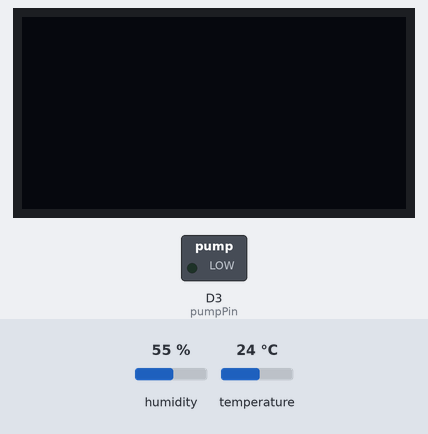
Recording of a sketch running on a simulated ESP8266 (NodeMCU). Shown: 128×64 one-colour display, switched loads named in the sketch (green lamp = pin HIGH). Inputs (shaded band) come from the test bench; at power-on: humidity 55 %, temperature 24 °C. WiFi joins after 1.5 s; servers stay silent unless stated; what the sketch prints to the serial monitor is not drawn.

Above: at 3.0 s.
3.1 s: humidity set to 22 %
At 13.0 s:
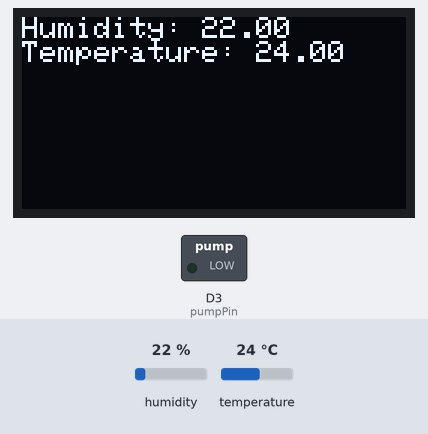
13.3 s: temperature set to 12 °C
At 23.0 s:
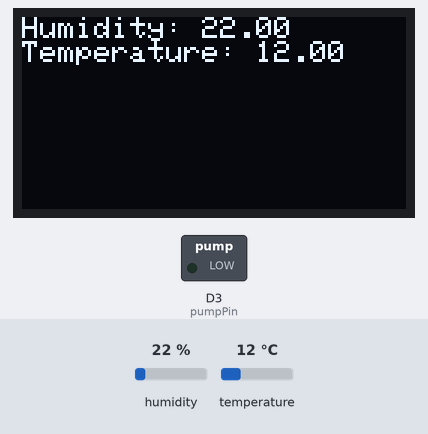
23.3 s: humidity set to 40 %
At 33.0 s:
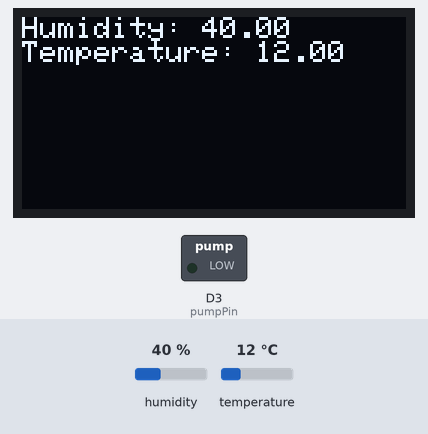
33.3 s: temperature set to 19 °C
Timing chart, 0 to 36.3 s (numbered marks = the images above; inputs shaded):
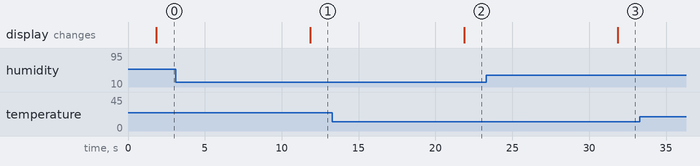

The sketch:

Final.ino
```cpp
#include <ESP8266WiFi.h>
#include <BlynkSimpleEsp8266.h>
#include <Adafruit_SSD1306.h>
#include <Adafruit_GFX.h>
#include <DHT.h>

#define DHTPIN D4
#define DHTTYPE DHT22
#define OLED_RESET -1

DHT dht(DHTPIN, DHTTYPE);
Adafruit_SSD1306 display(OLED_RESET);

char auth[] = "LdsnW_azDke_Zak8TvqgojC10TyxUQQY"; // authentication token from blynk template
char ssid[] = "CareerHub C"; // coonnected wifi ssid
char pass[] = "C@reerHub123321"; // passowrd

const int pumpPin = D3;
const int moisturePin = A0;
const int moistureThreshold = 500;  // Value for detect low or high moisture
BlynkTimer timer;

void checkMoisture() {
  int moistureValue = analogRead(moisturePin);
  if (moistureValue < moistureThreshold) {
    digitalWrite(pumpPin, HIGH);  // Turn on pump
    Blynk.virtualWrite(V2, "Moisture: Low");  // To Ppdate Blynk app
  } else {
    digitalWrite(pumpPin, LOW);  // Turn off pump
    Blynk.virtualWrite(V2, "Moisture: Normal");  // To Update Blynk app
  }
}

void readTemperatureHumidity() {
  float humidity = dht.readHumidity();
  float temperature = dht.readTemperature();
  if (isnan(humidity) || isnan(temperature)) {
    Serial.println("Failed to read from DHT sensor!");
    return;
  }
  Serial.print("Humidity: ");
  Serial.print(humidity);
  Serial.print("%\t");
  Serial.print("Temperature: ");
  Serial.print(temperature);
  Serial.println("°C");
  display.clearDisplay();
  display.setTextSize(1);
  display.setTextColor(WHITE);
  display.setCursor(0, 0);
  display.print("Humidity: ");
  display.println(humidity);
  display.print("Temperature: ");
  display.println(temperature);
  display.display();
  Blynk.virtualWrite(V0, temperature);  // Update Blynk app
  Blynk.virtualWrite(V1, humidity);  // Update Blynk app
}

void setup() {
  Serial.begin(9600);
  Blynk.begin(auth, ssid, pass);
  pinMode(pumpPin, OUTPUT);
  display.begin(SSD1306_SWITCHCAPVCC, 0x3C);
  dht.begin();
  timer.setInterval(10000L, readTemperatureHumidity);
  timer.setInterval(60000L, checkMoisture);
}

void loop() {
  Blynk.run();
  timer.run();
}
```

Measured:
- after the input at 3.1 s, the display: changes after 8.8 s (image 1)
- after the input at 13.3 s, the display: changes after 8.6 s (image 2)
- after the input at 23.3 s, the display: changes after 8.6 s (image 3)
